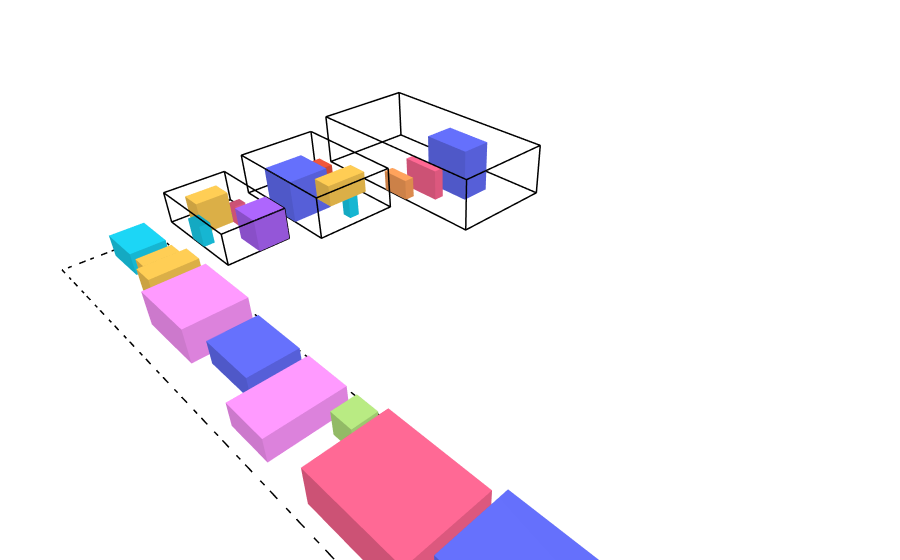

The cell this chart's notebook holds for it:
### Markdown cell above
## **Dataset**

Akan digunakan *dataset* berikut dengan $3$ truk dan $23$ paket.

### Code cell
trucks = [
   Truck("T1", 10, 20, 5, 200),
   Truck("T2", 8, 12, 4, 150),
   Truck("T3", 6, 10, 3, 100),
]

packages = [
   Package("S1", 1, 1, 1, 50, 2, False, 1),
   Package("S2", 1, 2, 1, 45, 3, False, 3),
   Package("S3", 2, 1, 1, 40, 2, True, 2),
   Package("S4", 1, 1, 2, 35, 1, False, 4),
   Package("S5", 2, 2, 1, 55, 4, False, 1),

   Package("M1", 3, 4, 2, 80, 10, False, 5),
   Package("M2", 2, 3, 2, 70, 8, True, 2),
   Package("M3", 4, 3, 1, 65, 12, False, 3),
   Package("M4", 3, 3, 3, 90, 15, False, 6),
   Package("M5", 2, 4, 2, 75, 9, False, 1),
   Package("M6", 3, 2, 2, 60, 11, True, 4),
   Package("M7", 4, 2, 3, 85, 14, False, 2),

   Package("L1", 5, 6, 3, 120, 25, False, 7),
   Package("L2", 4, 5, 2, 100, 20, False, 3),
   Package("L3", 6, 4, 2, 110, 22, True, 5),
   Package("L4", 5, 5, 3, 130, 30, False, 2),
   Package("L5", 4, 4, 4, 95, 18, False, 4),

   Package("H1", 3, 3, 2, 140, 35, False, 1),
   Package("H2", 2, 2, 2, 105, 28, False, 6),

   Package("B1", 6, 8, 3, 30, 40, False, 7),
   Package("B2", 5, 7, 4, 25, 35, False, 5),

   Package("F1", 2, 3, 1, 115, 6, True, 1),
   Package("F2", 3, 2, 2, 100, 7, True, 1),
]

initial_state = State(packages, trucks, init="random_feasible")
draw_state(initial_state)
